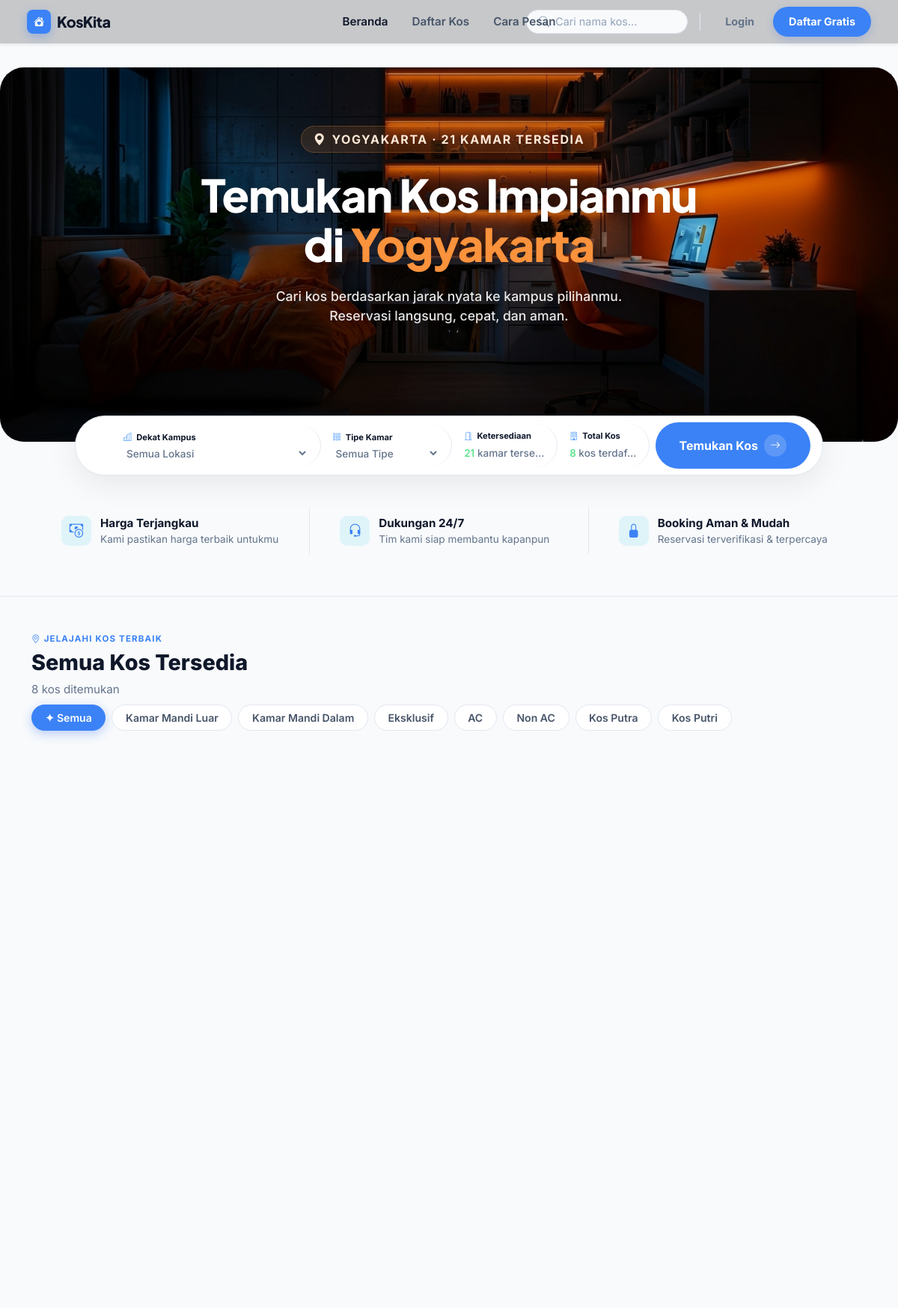
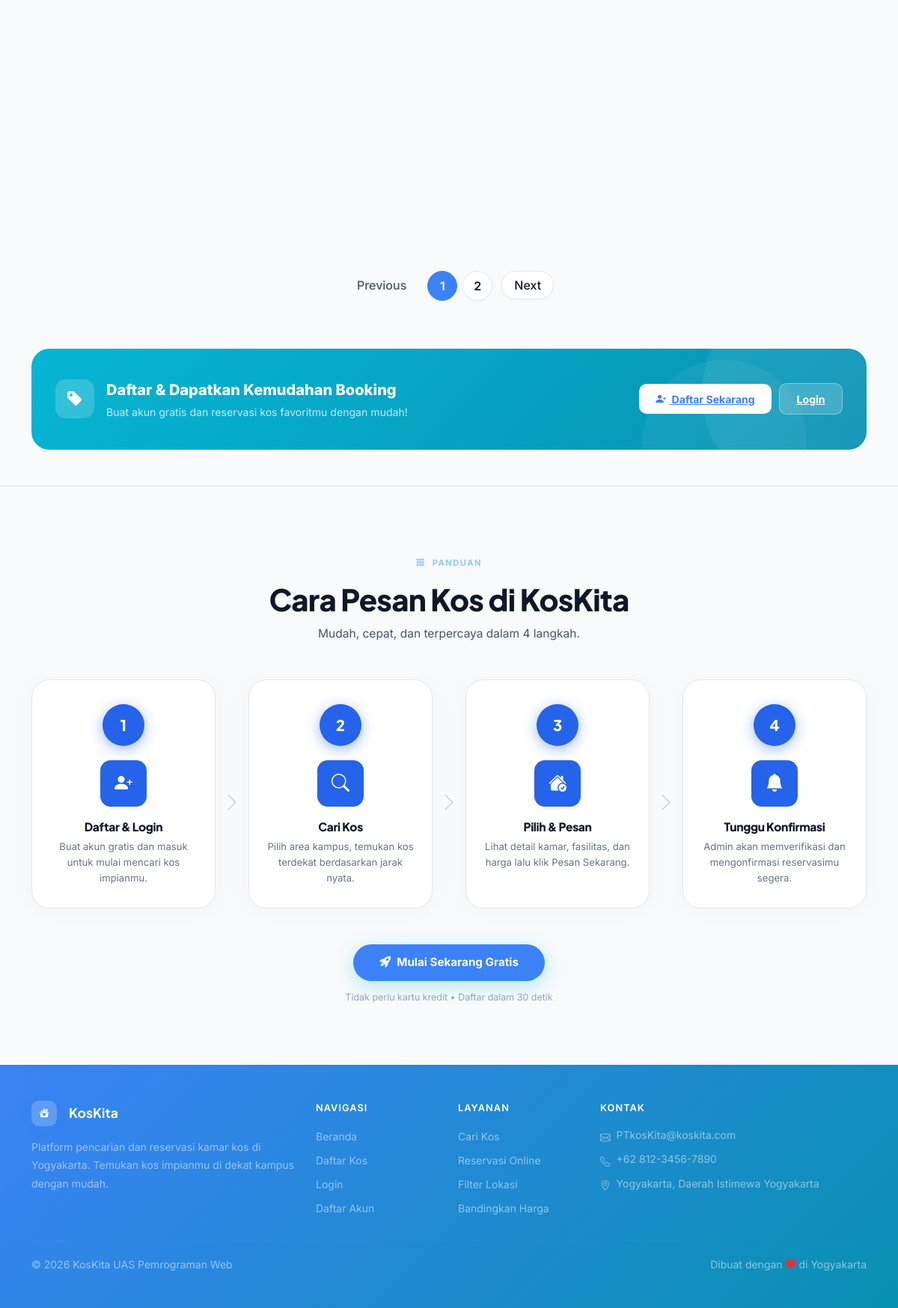
The page / on the database its author committed (2 pictures, top to bottom).
### tables this page shows
CREATE TABLE `tipe_kamar` (
  `id` int(11) NOT NULL,
  `nama_tipe` varchar(50) NOT NULL,
  `deskripsi` varchar(255) DEFAULT NULL
);

### index.php (the view, shortened to what this page needs)
<?php
$q_tipe = mysqli_query($conn, "SELECT * FROM tipe_kamar ORDER BY id ASC");
$tipes  = mysqli_fetch_all($q_tipe, MYSQLI_ASSOC);
$selected_area = null;
$kos_list      = [];
$base_select = "
    SELECT k.*,
        COALESCE(MIN(CASE WHEN km.status='tersedia' THEN km.harga END), 0) AS harga_mulai,
        GROUP_CONCAT(DISTINCT t.nama_tipe ORDER BY t.id SEPARATOR ',')     AS tipe_tersedia,
        COUNT(DISTINCT CASE WHEN km.status='tersedia' THEN km.id END)       AS kamar_tersedia";
$base_from = "
    FROM kos k
    LEFT JOIN kamar      km ON km.id_kos = k.id
    LEFT JOIN tipe_kamar t  ON t.id      = km.id_tipe";
$base_sql = $base_select . $base_from;
if ($selected_area) {
    $lat  = (float)$selected_area['latitude'];
    $lng  = (float)$selected_area['longitude'];
    $stmt = mysqli_prepare($conn,
        $base_select . ",
        (6371 * ACOS(
            COS(RADIANS(?)) * COS(RADIANS(k.latitude)) *
            COS(RADIANS(k.longitude) - RADIANS(?)) +
            SIN(RADIANS(?)) * SIN(RADIANS(k.latitude))
        )) AS jarak_km" .
        $base_from . "
        GROUP BY k.id ORDER BY jarak_km ASC");
    mysqli_stmt_bind_param($stmt, "ddd", $lat, $lng, $lat);
    mysqli_stmt_execute($stmt);
    $kos_list = mysqli_fetch_all(mysqli_stmt_get_result($stmt), MYSQLI_ASSOC);
} else {
    $result   = mysqli_query($conn, $base_sql . " GROUP BY k.id ORDER BY k.nama_kos ASC");
    $kos_list = mysqli_fetch_all($result, MYSQLI_ASSOC);
}
$tipe_bar = trim($_GET['tipe_bar'] ?? '');
$limit = 6;
$total_items = count($kos_list);
$total_pages = ceil($total_items / $limit);
$page = isset($_GET['page']) ? (int)$_GET['page'] : 1;
$total_kos   = mysqli_fetch_row(mysqli_query($conn, "SELECT COUNT(*) FROM kos"))[0];
$total_avail = mysqli_fetch_row(mysqli_query($conn, "SELECT COUNT(*) FROM kamar WHERE status='tersedia'"))[0];
include 'includes/header.php';
?>
<section class="hero-section" data-theme="warm">
    <div class="hero-slider">
        <div class="hero-slide active" data-theme="warm" style="background-image: url('<?= BASE_URL ?>/assets/img/background.png');"></div>
    </div>
    <div class="hero-center">
        <div class="hero-badge">
            <i class="bi bi-geo-alt-fill"></i>
            Yogyakarta &middot; <?= $total_avail ?> Kamar Tersedia
        </div>
        <h1 class="hero-title">
            Temukan Kos Impianmu<br>di <span class="text-accent">Yogyakarta</span>
        </h1>
        <p class="hero-subtitle">
            Cari kos berdasarkan jarak nyata ke kampus pilihanmu.<br>
            Reservasi langsung, cepat, dan aman.
        </p>
    </div>
    <div class="hero-filter-bar">
        <form method="GET" action="" class="hero-filter-form">
            <div class="hero-filter-field">
                <div class="hero-filter-label">
                </div>
            </div>
            <div class="hero-filter-field">
                <div class="hero-filter-label">
                </div>
            </div>
            <div class="hero-filter-field">
                <div class="hero-filter-label">
                </div>
                <div class="hero-filter-value">
                    <span class="hero-filter-count"><?= $total_avail ?></span> kamar tersedia
                </div>
            </div>
            <div class="hero-filter-field">
                <div class="hero-filter-label">
                </div>
                <div class="hero-filter-value">
                    <span class="hero-filter-count"><?= $total_kos ?></span> kos terdaftar
                </div>
            </div>
            <div class="hero-filter-cta">
                <button type="submit" class="hero-filter-cta-btn">
                    Temukan Kos
                    <span class="btn-arrow"><i class="bi bi-arrow-right"></i></span>
                </button>
            </div>
        </form>
    </div>
</section>
<div class="trust-section">
    <div class="container">
        <div class="trust-grid">
            <div class="trust-item">
                <div class="trust-icon trust-icon-cyan">
                    <i class="bi bi-cash-coin"></i>
                </div>
                <div>
                    <div class="trust-title">Harga Terjangkau</div>
                    <div class="trust-text">Kami pastikan harga terbaik untukmu</div>
                </div>
            </div>
            <div class="trust-item">
                <div class="trust-icon trust-icon-cyan">
                    <i class="bi bi-headset"></i>
                </div>
                <div>
                    <div class="trust-title">Dukungan 24/7</div>
                    <div class="trust-text">Tim kami siap membantu kapanpun</div>
                </div>
            </div>
            <div class="trust-item">
                <div class="trust-icon trust-icon-cyan">
                    <i class="bi bi-lock-fill"></i>
                </div>
                <div>
                    <div class="trust-title">Booking Aman & Mudah</div>
                    <div class="trust-text">Reservasi terverifikasi & terpercaya</div>
                </div>
            </div>
        </div>
    </div>
</div>
<section class="container py-5" id="kos-list">
    <div class="d-flex flex-wrap gap-2 align-items-center mb-4">
        <div class="me-auto">
            <p class="section-eyebrow mb-0">
                <i class="bi bi-geo-alt me-1"></i>JELAJAHI KOS TERBAIK
            </p>
            <div class="section-heading">
                <?= $selected_area
                    ? 'Kos Terdekat dari '.htmlspecialchars($selected_area['nama_area'])
                    : 'Semua Kos Tersedia' ?>
            </div>
            <div class="section-sub"><?= count($kos_list) ?> kos ditemukan</div>
        </div>
        <div class="d-flex flex-wrap gap-2 align-items-center">
            <?php
            $q_semua = $_GET;
            unset($q_semua['tipe_bar']);
            unset($q_semua['page']);
            $url_semua = '?' . http_build_query($q_semua) . '#kos-list';
            ?>
            <a href="<?= $url_semua ?>" class="text-decoration-none filter-pill <?= ($tipe_bar === '') ? 'active' : '' ?>">✦ Semua</a>
            <?php foreach ($tipes as $t):
                $q_pill = $_GET;
                $q_pill['tipe_bar'] = $t['nama_tipe'];
                unset($q_pill['page']);
                $pill_url = '?' . http_build_query($q_pill) . '#kos-list';
            ?>
                <a href="<?= $pill_url ?>" class="text-decoration-none filter-pill <?= ($tipe_bar === $t['nama_tipe']) ? 'active' : '' ?>">
                    <?= htmlspecialchars($t['nama_tipe']) ?>
                </a>
            <?php endforeach; ?>
        </div>
    </div>
    <?php if (empty($kos_list)): ?>
        <div class="text-center py-5 text-muted">
            <i class="bi bi-house-slash" style="font-size:3.5rem;opacity:.35"></i>
            <p class="mt-3 fw-semibold">Tidak ada kos ditemukan.</p>
        </div>
    <?php else: ?>
        <div class="row g-4" id="kosGrid">
        </div>
    <?php if ($total_pages > 1): ?>
        <nav aria-label="Page navigation" class="mt-5">
            <ul class="pagination justify-content-center">
                <?php
                $q_get = $_GET;
                $q_get['page'] = $page - 1;
                $prev_url = '?' . http_build_query($q_get) . '#kos-list';
                $q_get['page'] = $page + 1;
                $next_url = '?' . http_build_query($q_get) . '#kos-list';
                ?>
                <li class="page-item <?= ($page <= 1) ? 'disabled' : '' ?>">
                    <a class="page-link rounded-pill px-3 me-2 fw-medium" href="<?= $prev_url ?>">Previous</a>
                </li>
                <?php for($p = 1; $p <= $total_pages; $p++):
                    $q_get['page'] = $p;
                    $url = '?' . http_build_query($q_get) . '#kos-list';
                ?>
                    <li class="page-item <?= ($p == $page) ? 'active' : '' ?> mx-1">
                        <a class="page-link rounded-circle text-center fw-semibold d-flex align-items-center justify-content-center" style="width: 40px; height: 40px;" href="<?= $url ?>"><?= $p ?></a>
                    </li>
                <?php endfor; ?>
                <li class="page-item <?= ($page >= $total_pages) ? 'disabled' : '' ?>">
                    <a class="page-link rounded-pill px-3 ms-2 fw-medium" href="<?= $next_url ?>">Next</a>
                </li>
            </ul>
        </nav>
    <?php endif; ?>
    <?php endif; ?>
</section>
<section class="container pb-5" id="cta-daftar">
    <div class="cta-banner">
        <div class="d-flex align-items-center gap-3 position-relative" style="z-index:1">
            <div class="cta-icon-box">
                <i class="bi bi-tag-fill"></i>
            </div>
            <div>
                <div class="cta-title">Daftar & Dapatkan Kemudahan Booking</div>
                <p class="cta-sub">Buat akun gratis dan reservasi kos favoritmu dengan mudah!</p>
            </div>
        </div>
        <?php if (!isset($_SESSION['user_id'])): ?>
        <div class="cta-form">
            <a href="<?= BASE_URL ?>/auth/register.php" class="btn-cta">
                <i class="bi bi-person-plus-fill me-1"></i> Daftar Sekarang
            </a>
            <a href="<?= BASE_URL ?>/auth/login.php" class="btn-cta" style="background:rgba(255,255,255,.18);color:#fff;border:1.5px solid rgba(255,255,255,.35)">
                Login
            </a>
        </div>
        <?php endif; ?>
    </div>
</section>
<section id="cara-pesan" class="cp-section">
    <div class="container position-relative" style="z-index:2">
        <div class="text-center mb-5">
            <p class="cp-eyebrow">
                <i class="bi bi-grid-3x3-gap-fill me-1"></i>PANDUAN
            </p>
            <h2 class="cp-heading">Cara Pesan Kos di KosKita</h2>
            <p class="cp-subheading">Mudah, cepat, dan terpercaya dalam 4 langkah.</p>
        </div>
        <div class="cp-steps-row">
            <div class="cp-step-item">
                <div class="cp-step-card">
                    <div class="cp-num-circle">1</div>
                    <div class="cp-icon-box">
                        <i class="bi bi-person-plus-fill"></i>
                    </div>
                    <h3 class="cp-step-title">Daftar &amp; Login</h3>
                    <p class="cp-step-desc">Buat akun gratis dan masuk untuk mulai mencari kos impianmu.</p>
                </div>
            </div>
            <div class="cp-arrow" aria-hidden="true">
                <i class="bi bi-chevron-right"></i>
            </div>
            <div class="cp-step-item">
                <div class="cp-step-card">
                    <div class="cp-num-circle">2</div>
                    <div class="cp-icon-box">
                        <i class="bi bi-search"></i>
                    </div>
                    <h3 class="cp-step-title">Cari Kos</h3>
                    <p class="cp-step-desc">Pilih area kampus, temukan kos terdekat berdasarkan jarak nyata.</p>
                </div>
            </div>
            <div class="cp-arrow" aria-hidden="true">
                <i class="bi bi-chevron-right"></i>
            </div>
            <div class="cp-step-item">
                <div class="cp-step-card">
                    <div class="cp-num-circle">3</div>
                    <div class="cp-icon-box">
                        <i class="bi bi-house-check-fill"></i>
                    </div>
                    <h3 class="cp-step-title">Pilih &amp; Pesan</h3>
                    <p class="cp-step-desc">Lihat detail kamar, fasilitas, dan harga lalu klik Pesan Sekarang.</p>
                </div>
            </div>
            <div class="cp-arrow" aria-hidden="true">
                <i class="bi bi-chevron-right"></i>
            </div>
            <div class="cp-step-item">
                <div class="cp-step-card">
                    <div class="cp-num-circle">4</div>
                    <div class="cp-icon-box">
                        <i class="bi bi-bell-fill"></i>
                    </div>
                    <h3 class="cp-step-title">Tunggu Konfirmasi</h3>
                    <p class="cp-step-desc">Admin akan memverifikasi dan mengonfirmasi reservasimu segera.</p>
                </div>
            </div>
        </div>
        <div class="text-center mt-5">
            <?php if (!isset($_SESSION['user_id'])): ?>
            <a href="<?= BASE_URL ?>/auth/register.php" class="cp-cta-btn">
                <i class="bi bi-rocket-takeoff-fill me-2"></i>Mulai Sekarang Gratis
            </a>
            <?php else: ?>
            <a href="<?= BASE_URL ?>/index.php#kos-list" class="cp-cta-btn">
                <i class="bi bi-search me-2"></i>Cari Kos Sekarang
            </a>
            <?php endif; ?>
            <p class="cp-cta-note">Tidak perlu kartu kredit &bull; Daftar dalam 30 detik</p>
        </div>
    </div>
</section>
<?php include 'includes/footer.php'; ?>

### rows shown on the page
tipe_kamar: nama_tipe "Kamar Mandi Luar"
tipe_kamar: nama_tipe "Kamar Mandi Dalam"
tipe_kamar: nama_tipe "Eksklusif"
tipe_kamar: nama_tipe "AC"
tipe_kamar: nama_tipe "Non AC"
tipe_kamar: nama_tipe "Kos Putra"
tipe_kamar: nama_tipe "Kos Putri"

### other values the page prints
$total_avail "21"
count($kos_list) "8"
